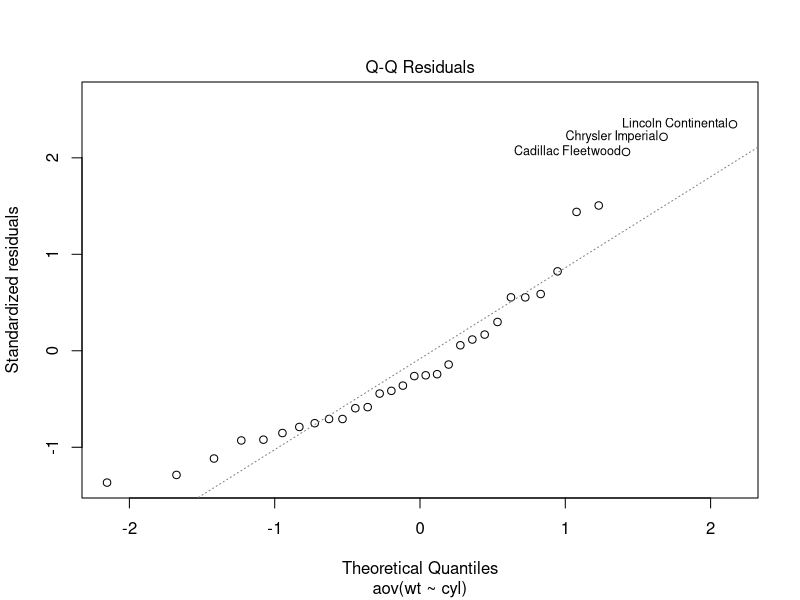

Generate this figure with R:
## ---- chunk 1
data(mtcars)
attach(mtcars)
## ---- chunk 2
mtcars$cyl <- as.factor(mtcars$cyl)
mtcars$am <- as.factor(mtcars$am)
mtcars$gear <- as.factor(mtcars$gear)
mtcars$vs <- as.factor(mtcars$vs)
## ---- chunk 3
# Computing one way ANOVA
AnovaOneWay <- aov(wt~cyl, data = mtcars)
summary(AnovaOneWay)
## ---- chunk 4
## Tukey multiple comparisons of means
tukey.test <- TukeyHSD(AnovaOneWay)
tukey.test
## ---- chunk 5
# Computing two way ANOVA, WITHOUT Interaction
AnovaTwoWay <- aov(wt ~ am + cyl, 
                   data = mtcars)

summary(AnovaTwoWay)
## ---- chunk 6
## Tukey multiple comparisons of means
tukey.test <- TukeyHSD(AnovaTwoWay)
tukey.test
## ---- chunk 7
# Computing two way ANOVA with Interaction
AnovaTwoWayInt <- aov(wt ~ am*cyl, 
                      data = mtcars)

summary(AnovaTwoWayInt)
## ---- chunk 8
## Tukey multiple comparisons of means
tukey.test <- TukeyHSD(AnovaTwoWayInt)
tukey.test
## ---- chunk 9
library(car)
# Levene's test
leveneTest(wt ~ cyl, 
           data = mtcars)
## ---- chunk 10
# ANOVA test with no assumption of equal variances
oneway.test(wt ~ cyl, 
            data = mtcars)

## ---- chunk 11
# Computing one way ANOVA
AnovaOneWay <- aov(wt~cyl, 
                   data = mtcars)

# Check for Normality
plot(AnovaOneWay, 2)
## ---- chunk 12
# Computing One Way ANOVA
AnovaOneWay <- aov(wt~cyl, 
                   data = mtcars)

# Extract the residuals
aov_residuals <- residuals(object = AnovaOneWay)

# Run Shapiro-Wilk test
shapiro.test(x = aov_residuals )
## ---- chunk 13
# kruskal-Wallis Rank Sum test
kruskal.test(wt ~ cyl, 
             data = mtcars)
